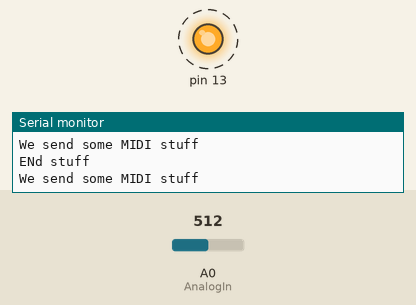
Simulated run of this sketch. Board: Arduino Uno, built with avr-gcc and run on an emulated ATmega328P. On the bench: output pins drawn as LEDs (lit = HIGH), the last lines printed to the serial monitor. Dashed ring = blinking. The inputs (shaded band) are chosen by the test bench; at power-on: A0 (AnalogIn) = 512. MIDI output is not drawn.

Above: at 1.2 s.
1.3 s: A0 (AnalogIn) set to 38
4.3 s: A0 (AnalogIn) set to 30
At 4.8 s:
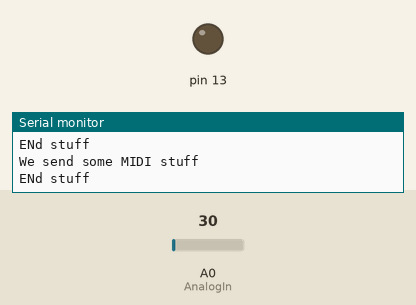
6.0 s: A0 (AnalogIn) set to 50
At 6.4 s:
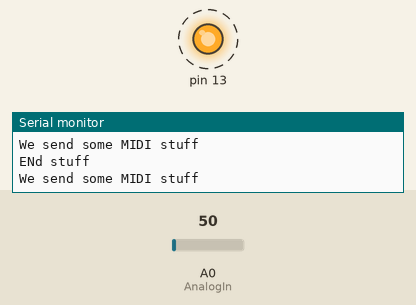
9.0 s: A0 (AnalogIn) set to 0
At 9.8 s:
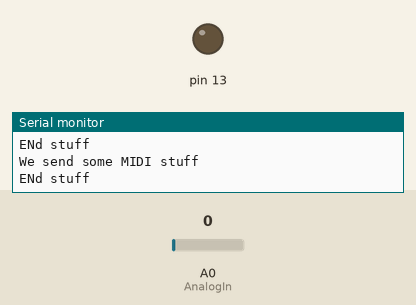
Timing chart, 0 to 11.6 s (numbered marks = the images above; inputs shaded):
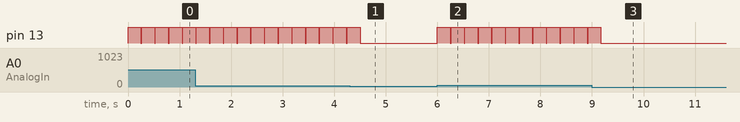

Measured:
- the behaviour switches between 34 and 33 on A0 (AnalogIn) (found by bisection; images 0 and 1)
- after the input at 4.3 s, pin 13: goes on until 4.5 s, then stays LOW
- after the input at 6.0 s, pin 13: alternates HIGH for 0.25 s and LOW for 0.02 s, starting at once
- after the input at 9.0 s, pin 13: goes on until 9.2 s, then stays LOW
- by itself, pin 13: alternates HIGH for 0.25 s and LOW for 0.02 s

The sketch:

slider_midi.ino
```cpp
#include <MIDI.h>

MIDI_CREATE_DEFAULT_INSTANCE();

bool isSendingNote = false;
const int AnalogIn  = A0;
int readingIn = 0;

void setup()
{

  pinMode(13, OUTPUT);
  MIDI.begin(4);                      // Launch MIDI and listen to channel 4
  //Serial.begin(57600);
  Serial.begin(115200);
}

void loop()
{
  readingIn = analogRead(AnalogIn);

  // map(value, fromLow, fromHigh, toLow, toHigh)
  int pos = map(readingIn, 0, 1000, 40, 70);

  if( ( pos > 40 ) && (isSendingNote == false) ){
    isSendingNote = true;
    Serial.println("We send some MIDI stuff");

    digitalWrite(13, HIGH);
    MIDI.sendNoteOn(pos, 127, 1);    // Send a Note (pitch 42, velo 127 on channel 1)
    delay(250);                // Wait for a second
    MIDI.sendNoteOff(pos, 0, 1);     // Stop the note
    digitalWrite(13, LOW);
    Serial.println("ENd stuff");
    isSendingNote = false;
  }

  delay(15);
}
```
